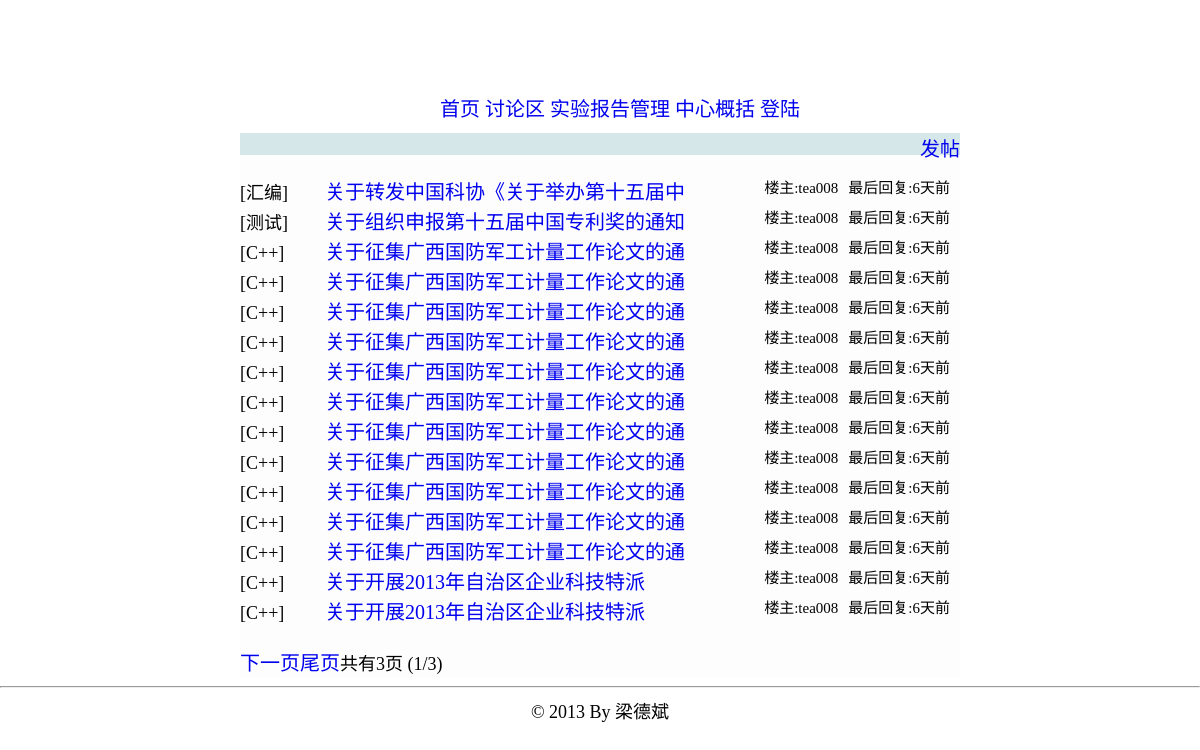
Before: /bbs.php with the older database file.
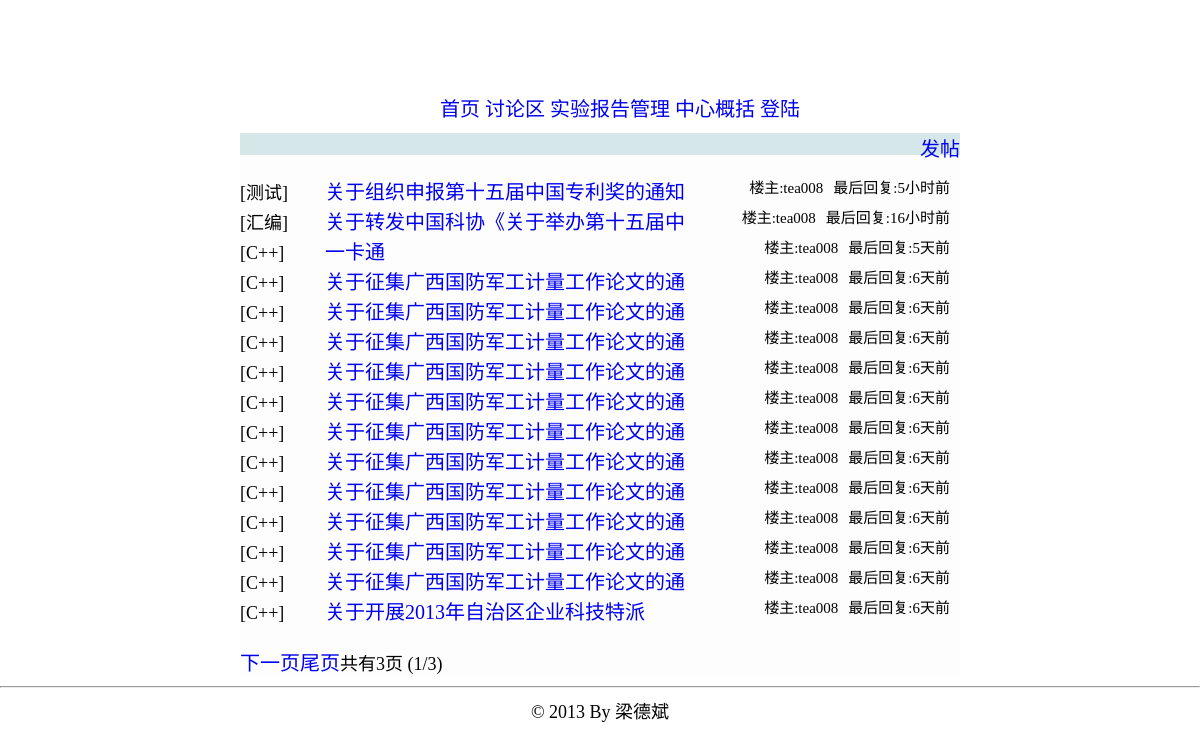
After: the same page with the newer database file.
### tables this page shows
CREATE TABLE `topic` (
  `post_id` int(11) NOT NULL AUTO_INCREMENT,
  `sort` varchar(4) DEFAULT NULL,
  `title` varchar(80) NOT NULL,
  `author` varchar(12) DEFAULT NULL,
  `body` varchar(1000) NOT NULL,
  `post_time` datetime DEFAULT NULL,
  `last_floor` int(11) DEFAULT NULL,
  `last_reply_time` datetime DEFAULT NULL,
  `visible` tinyint(4) DEFAULT NULL,
  `enable_post` tinyint(4) DEFAULT NULL,
  `top` tinyint(4) DEFAULT NULL,
  PRIMARY KEY (`post_id`)
);

CREATE TABLE `sort` (
  `id` int(11) NOT NULL AUTO_INCREMENT,
  `name` varchar(10) DEFAULT NULL,
  PRIMARY KEY (`id`)
);

### bbs.php (the view, shortened to what this page needs)
<!DOCTYPE html PUBLIC "-//W3C//DTD XHTML 1.0 Transitional//EN" "http://www.w3.org/TR/xhtml1/DTD/xhtml1-transitional.dtd">
<html>
<head>
<link rel="stylesheet" type="text/css" href="./static/css/global.css"></link>
</head>
<?php
$conn = mysql_connect ( DB_HOST, DB_USER, DB_PASSWORD ) or die ( "连接失败:" . mysql_error () );
$now = date ( "Y-m-d G:i:s" );
?>
<div style="background-image:url(./static/image/topback.jpg);width:1024px;height:80px;margin-left: auto; margin-right: auto;"></div>
<div class="sep3"></div>
<div
	style="margin-left: auto; margin-right: auto; min-width: 960px; text-align: center;">
	<ul class="heng" style="margin-top:10px;margin-bottom:5px;">
		<li><a href="./index.php">首页</a></li>
		<li><a href="./bbs.php">讨论区</a></li>
		<li><a href="./report.php">实验报告管理</a></li>
			<li><a href="./about_center.php">中心概括</a></li>
			<?php
			if (! isset ( $_SESSION ['user'] ) || NULL == $_SESSION ['user']) {
				echo "<li><a href='./login.php'>登陆</a></li>";
			} else {
				echo "<li><a href='./login.php?action=logout'>退出</a></li>";
			}
			?>
		</ul>
</div>
<div id='topMain'>
<?php
if (isset ( $_REQUEST ['topic'] )) {
	echo "<span style='height:30px;'>";
	echo "<a href=./bbs.php style=''>首页</a>";
	echo "</span>";
	$post_id = $_REQUEST ['topic'];
	$queryStr = sprintf ( "select  *  from topic,sort where post_id='%s' and topic.sort=sort.id", $post_id );
	$result = mysql_query ( $queryStr, $conn ) or die ( "查询失败:" . mysql_error () );
	if ($rel = mysql_fetch_array ( $result )) {
		echo "<span>>{$rel['name']}</span><br />";
		echo "<span class=post_title>{$rel['title']}</span>";
		echo "<br /><span style='font-size:16px;'>By {$rel['author']}</span>";
		echo "<span style='margin-left:50px;'>发表时间:{$rel['post_time']}<span>";
		echo '<hr />';
		echo '<div class=sep10></div>';
		echo '<pre>';
		echo htmlspecialchars(stripslashes($rel ['body']));
		echo '</pre>';
		echo '<hr />';
		$page_size = 10;
		if (isset ( $_GET ['reply_page'] )) {
			$reply_page = intval ( $_GET ['reply_page'] );
		}
		else {
			$reply_page = 1;
		}
		$queryStr = sprintf ( "select  count(reply_id)  from reply where post_id='%s'", $post_id );
		$result2 = mysql_query ( $queryStr, $conn ) or die ( "查询失败:" . mysql_error () );
		$rel2 = mysql_fetch_array ( $result2 );
		$numrows = $rel2 [0];
		$reply_pages = intval ( $numrows / $page_size );
		if ($numrows % $page_size) {
			$reply_pages ++;
		}
		$prev = $reply_page - 1;
		$next = $reply_page + 1;
		$offset = $page_size * ($reply_page - 1);
		$queryStr = sprintf ( "select  *  from reply where post_id='%s'  order by floor asc limit %s,%s", $post_id, $offset, $page_size );
		$result3 = mysql_query ( $queryStr, $conn ) or die ( "查询失败:" . mysql_error () );
		if ($rel3 = mysql_fetch_array ( $result3 )) {
			do {
				echo '<div class=bg_color></div>';
				echo "<div class=author>";
				echo "<span >By {$rel3['author']}&nbsp&nbsp&nbsp&nbsp</span>";
				echo "<span >发表时间:{$rel3['reply_time']}&nbsp&nbsp&nbsp&nbsp<span>";
				echo "<span style='float:right;'>{$rel3['floor']}楼<span>";
				echo "</div>";
				echo "<pre>";
				echo htmlspecialchars(stripslashes($rel3['body']));
				echo "</pre>";
			} while ( $rel3 = mysql_fetch_array ( $result3 ) );
			echo '<br />';
			if ($reply_page > 1) {
				echo "<a href=./bbs.php?topic={$post_id}&reply_page=1>首页</a>";
				echo "<a href=./bbs.php?topic={$post_id}&reply_page={$prev}>上一页</a>";
			}
			if ($reply_page < $reply_pages) {
				echo "<a href=./bbs.php?topic={$post_id}&reply_page={$next}>下一页</a>";
				echo "<a href=./bbs.php?topic={$post_id}&reply_page={$reply_pages}>尾页</a>";
			}
			echo "共有{$reply_pages}页 ({$reply_page}/{$reply_pages})";
		} else {
		}
		echo '<div class=bg_color></div>';
		echo '<br />回复楼主<br />';
		echo "<form method='get' action='./bbs/post_deal.php'>";
		echo "<textarea name=reply_body cols=87 rows=5 style='width:720;height:80;'></textarea>";
		echo '<br />';
		echo "<input type=hidden name=action value=reply_post></input>";
		echo "<input type=hidden name=post_id value={$post_id}></input>";
		echo "<input class=button type=submit value=回帖></input>";
		echo '</form>';
	}
	else {
		echo '<br /><br />帖子不存在';
	}
}
else {
	echo "<span style='float:right;'><a href=./bbs/post.php?action=new_post>发帖</a></span>";
	echo "<div class=bg_color></div>";
	$page_size = 15;
	if (isset ( $_GET ['page'] )) {
		$page = intval ( $_GET ['page'] );
	}
	else {
		$page = 1;
	}
	$queryStr = sprintf ( "select  count(post_id)  from topic" );
	$result = mysql_query ( $queryStr, $conn ) or die ( "查询失败:" . mysql_error () );
	$rel = mysql_fetch_array ( $result );
	$numrows = $rel [0];
	$pages = intval ( $numrows / $page_size );
	if ($numrows % $page_size) {
		$pages ++;
	}
	$next = $page + 1;
	$offset = $page_size * ($page - 1);
	$queryStr = sprintf ( "select  post_id,sort,title,author,post_time,last_reply_time,last_floor,name  from topic,sort where visible='0' and topic.sort=sort.id  order by last_reply_time desc limit %s,%s", $offset, $page_size );
	$result = mysql_query ( $queryStr, $conn ) or die ( "查询失败:" . mysql_error () );
	if ($rel = mysql_fetch_array ( $result )) {
		echo '<br />';
		do {
			echo "<div style='min-height:30px;'>";
			echo "<span style='display:inline-block;width:80px;'>[{$rel['name']}]</span>";
			echo "<span class='title' >&nbsp<a href=./bbs.php?topic={$rel['post_id']}>";
			echo mb_substr($rel['title'], 0,18,'utf-8');
            echo "</a></span>";
			echo "<span style='float:right;font-size:15px;margin-right:10px'>最后回复:";
            $last_reply =  strtotime($now)-strtotime($rel['last_reply_time']) ;
            if ($last_reply<60)
            {
            	echo $last_reply;
            	echo '秒前';
            }
            else if ($last_reply<3600)
            {
            	echo floor($last_reply/60);
            	echo '分钟前';
            }
            else if ($last_reply<86400)
            {
            	echo floor($last_reply/3600);
            	echo '小时前';
            }
            else
           {
            	echo floor($last_reply/86400);
            	echo '天前';
            }
            echo "</span>";
			echo "<span style='float:right;font-size:15px;margin-right:10px'>楼主:{$rel['author']}</span>";
			echo '</div>';
		} while ( $rel = mysql_fetch_array ( $result ) );
	} else {
		echo '暂时还没有帖子';
	}
	echo '<br />';
	echo "<div style='height:30px;'>";
	if ($page < $pages) {
		echo "<a href=./bbs.php?page={$next}>下一页</a>";
		echo "<a href=./bbs.php?page={$pages}>尾页</a>";
	}
	echo "共有{$pages}页 ({$page}/{$pages})";
	echo "</div>";
}
?>
</div>
<div style="clear: both; text-align: center;">
	<hr />
	© 2013 By 梁德斌
</div>
</html>

### static/css/global.css (style rules this page uses)
#topMain { width: 720px; height: 40px; text-align: left; margin-left: auto; margin-right: auto; margin-bottom: 0px; margin-top: 0px; height:auto; background-color:rgb(253,253,253); }
a { text-decoration:none; }
.sep3 { height: 3px; }
.title { font-size:20px; }
a { font-size:20px; }
.bg_color { height:22px; background-color:rgb(213, 231, 233); }
ul { font-size:20px; }
ul li { min-height:30px; }
.heng li { display:inline; // min-height:35px; }
.heng { min-height:35px; }

Changed rows visible on the page:
no longer on this page (row unchanged): topic: sort.name "C++", title "关于开展2013年自治区企业科技特派", floor($last_reply/86400) "6", author "tea008"
changed topic "关于组织申报第十五届中国专利奖的通知": floor($last_reply/3600) (not shown) → "5"; floor($last_reply/86400) "6" → (not shown); last_reply_time "天前" → "小时前"; moves up the list
changed topic "关于转发中国科协《关于举办第十五届中": floor($last_reply/3600) (not shown) → "16"; floor($last_reply/86400) "6" → (not shown); last_reply_time "天前" → "小时前"
now on this page (row edited): topic: sort.name "C++", title "一卡通", floor($last_reply/86400) "5", author "tea008"
